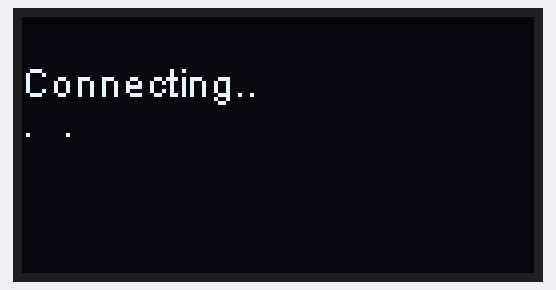
The sketch below on a simulated ESP32. Shown: 128×64 one-colour display. WiFi joins after 1.5 s; servers stay silent unless stated.

Above: at 1.1 s.
At 2.1 s:
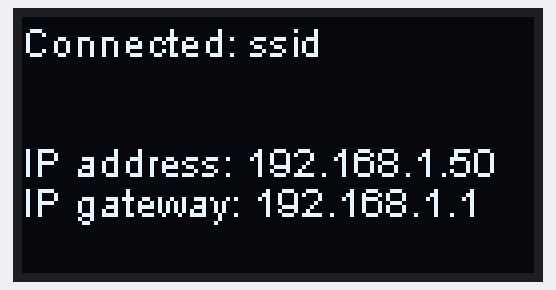
At 6.1 s:
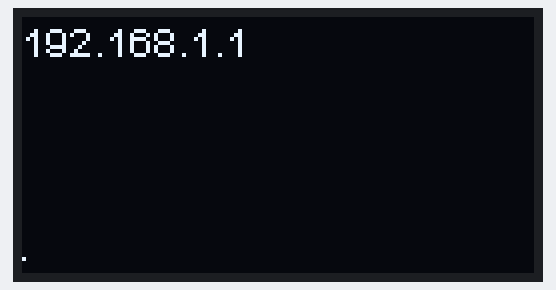
At 14.2 s:
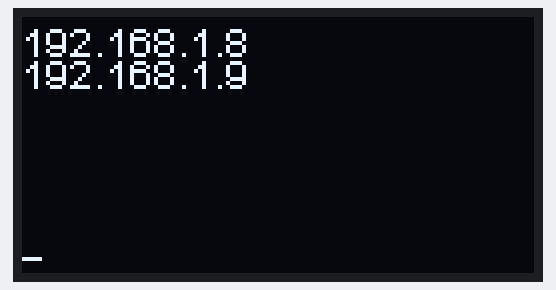
At 22.4 s:
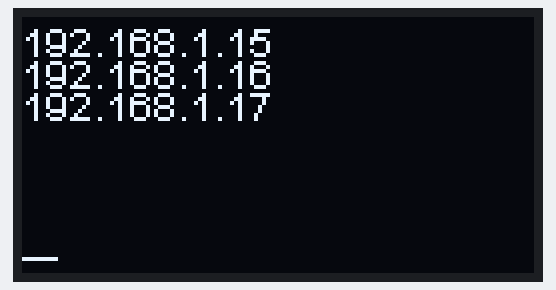
At 38.6 s:
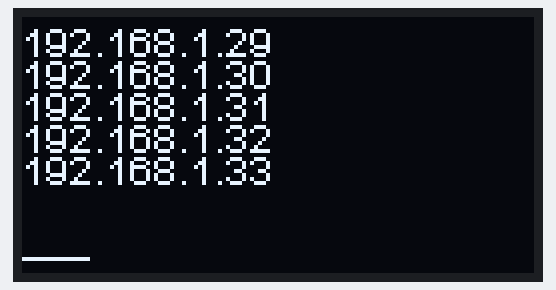

The sketch:

netscan.ino
```cpp
#include "WiFi.h"
#include"SSD1306.h"
#include <ESP32Ping.h>

SSD1306  display(0x3c, 5, 4);

const char* ssid = "ssid";
const char* password = "password";

void initWiFi() {
  int x=0;
  WiFi.mode(WIFI_STA);
  WiFi.begin(ssid, password);
  display.drawString(0,10, String( "Connecting.."));
  display.display();
  while (WiFi.status() != WL_CONNECTED) {
    display.drawString(x*10,20, String( "."));
    display.display();
    x++;
    delay(1000);
  }
}
void setup() {

  display.init();
  display.clear();
  display.flipScreenVertically();
  display.setTextAlignment(TEXT_ALIGN_LEFT);
  display.setFont(ArialMT_Plain_10);

  initWiFi();
  display.clear();
  display.drawString(0,0, String("Connected: " + String(ssid)));
  display.drawString(0,30, String( "IP address: " + WiFi.localIP().toString() ) );
  display.drawString(0,40, String( "IP gateway: " + WiFi.gatewayIP().toString() ) );
  display.display();

  delay(3000);
}

void loop() {
int line = 0;
   IPAddress testip = WiFi.localIP();
   display.clear();
   for (int subnet=1;subnet<255;subnet++) {
     testip[3] = subnet;
     //display.drawString(subnet / 2,50, String("."));
     display.drawLine(0, 60, subnet /2 , 60);
     bool success = Ping.ping(testip, 1);
     if (success){
       display.drawString(0,line*8, testip.toString());
       line++;
       if (line > 6) {
         line = 0;
         display.clear();
         }
       }
     display.display();
  }
}
```

Measured:
- what the display in image 0 shows lasts 1.0 s, from 1.1 s to 2.1 s
- what the display in image 1 shows lasts 4.0 s, from 2.1 s to 6.1 s
